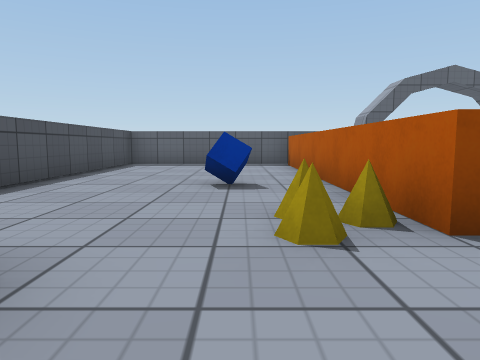
View 1 (above)

21 first-person views from a walk through a 3-D level made in the Unity game engine. The camera is 0.63 m above the floor, tilts 6° down and sees 70° across. The floor is counted in squares, 1 m on a side. Each view is taken from the middle of a square. On the plan, view 1 faces up. The plan holds only what a view shows up to about 10 squares ahead; the rest is blank. The place goes on beyond the plan. Some animated figures are not drawn. Surface patterns are stand-ins for the level's own textures.

View 2
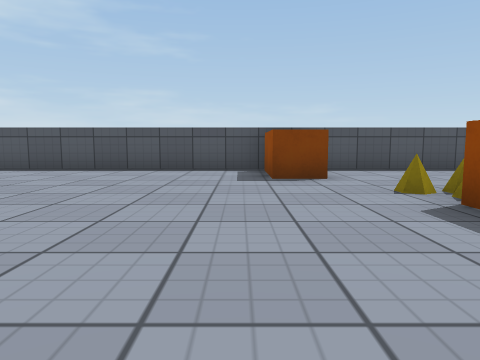

View 3
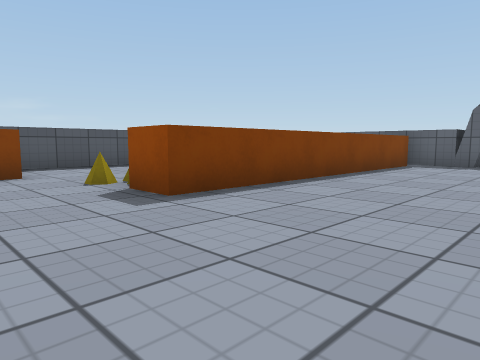

View 4
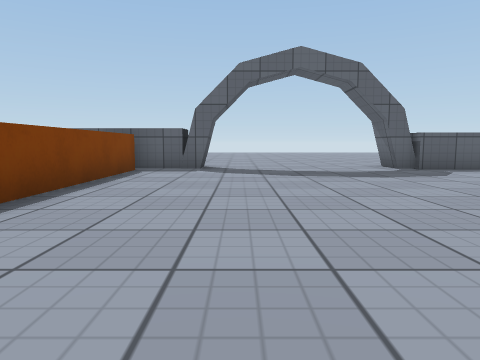

View 5
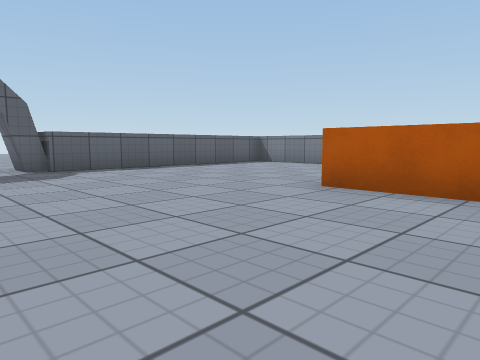

View 6
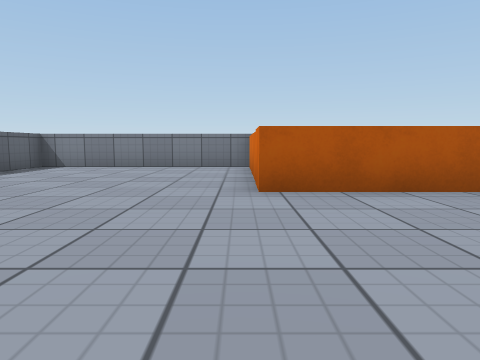

View 7
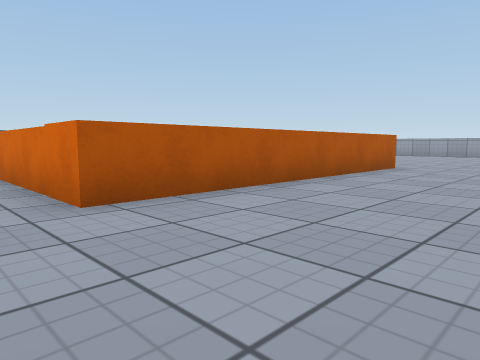

View 8
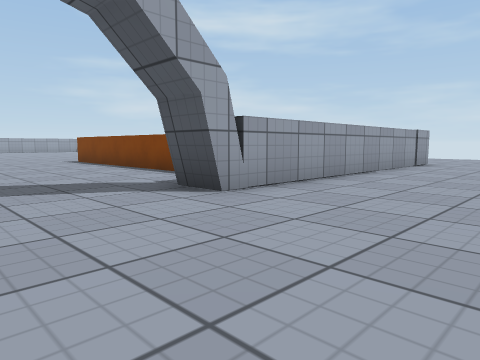

View 9
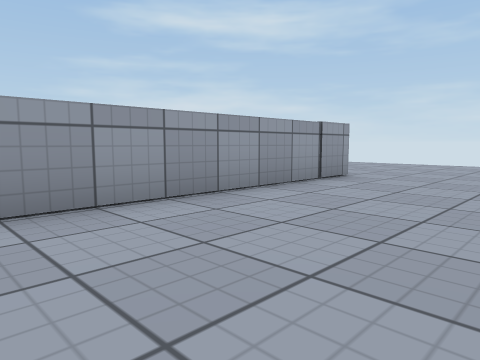

View 10
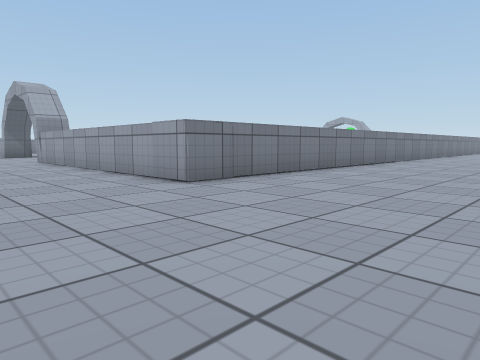

View 11
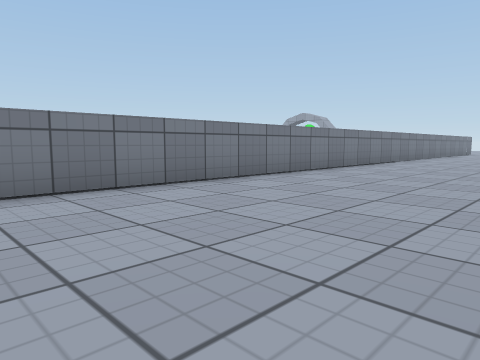

View 12
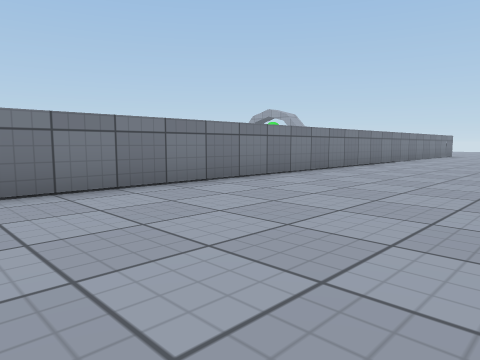

View 13
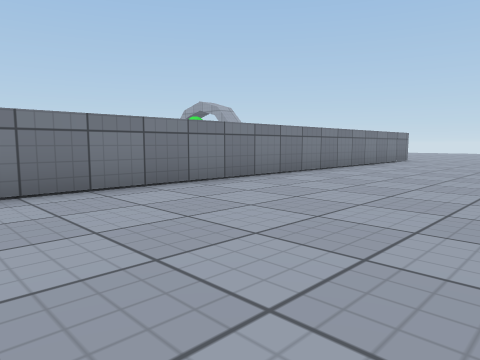

View 14
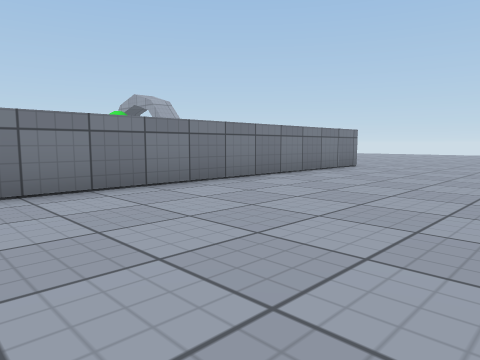

View 15
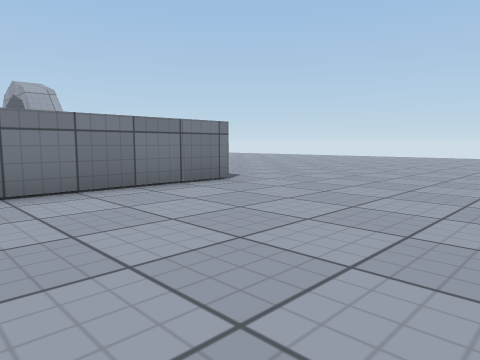

View 16
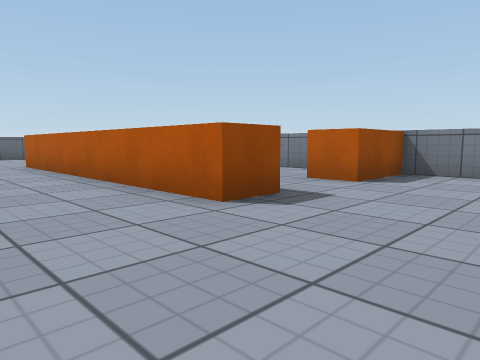

View 17
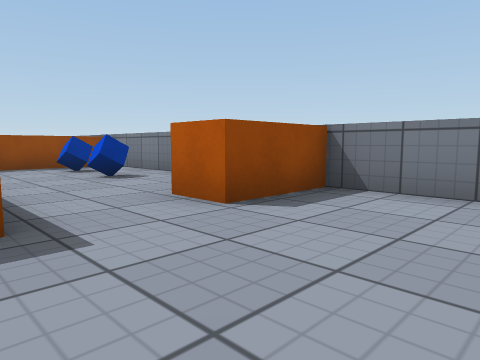

View 18
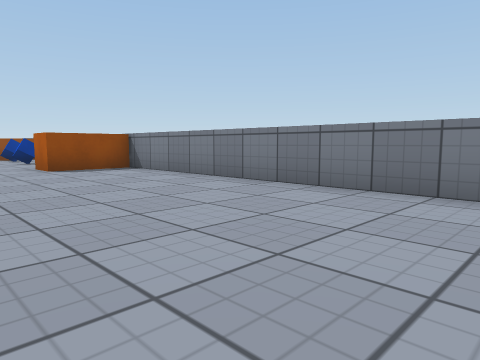

View 19
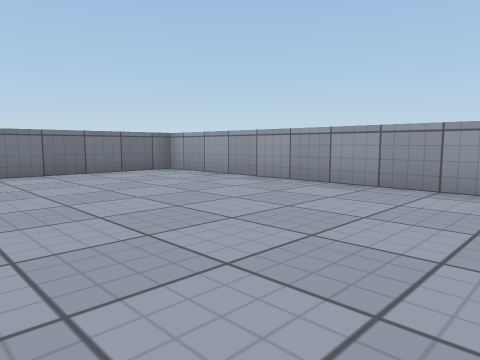

View 20
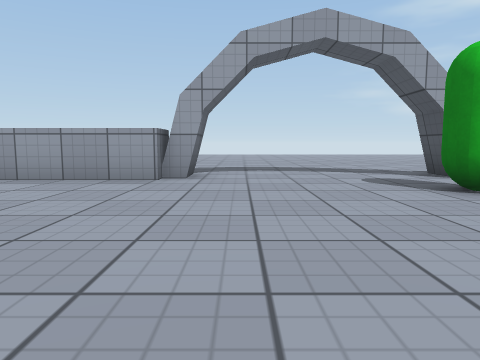

View 21
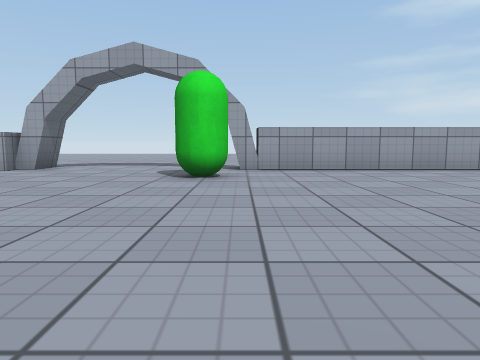

### Floor plan
Key: @ floor where view 1 was taken; # wall or solid block; . floor; = window, fence, low wall or low ledge; ^ raised ledge; O other object.
Columns run from 9 left of view 1 to 17 right of it. Each row starts with its distance up from view 1.
 15 ....    .... ....
 14 .................
 13 .................
 12 ...................
 11  ....#########....#########
 10  ....#.....^..............#
  9 .....#.....^..............#
  8 .....#.....^..............#
  7 .....#.....^..............#
  6 .....#.....^..............#
  5 .....#...O.^.........^....#
  4 .....#.....^.........^^^^^#
  3 .....#....=^.........^....#
  2 .....#....=..........^..O.#
  1  ....###........  ...^..O.#
  0  ....#...@......  ...^....#
 -1 .....#........    ...^....#
 -2 .....#.......     ...^... #
 -3 .....#.....       ...^..###
 -4 .....#....        ........#
 -5 .....#..     .    ........#
 -6 .....#.     ...   ........#
 -7 .....#     ..... .    ....#
 -8 .....#     ...............#
 -9  ....#    ................#
-10 .....#   .................#
-11 .....#   .....O...........#
-12 .....#  .....OO...........#
-13 .....# ............########
-14  ....#########....##
-15  .....       ......

Where each view was taken, in squares from view 1:
view 1: 0 up, 0 right, facing up
view 2: 0 up, 5 right, facing left
view 3: 0 up, 6 right, facing up-left
view 4: 2 up, 5 right, facing up
view 5: 2 up, 7 right, facing up-right
view 6: 5 up, 7 right, facing right
view 7: 6 up, 8 right, facing down-right
view 8: 15 up, 7 right, facing down-left
view 9: 15 up, 2 right, facing down-left
view 10: 15 up, 9 left, facing down-right
view 11: 9 up, 9 left, facing down-right
view 12: 5 up, 9 left, facing down-right
view 13: 1 down, 9 left, facing down-right
view 14: 5 down, 9 left, facing down-right
view 15: 10 down, 9 left, facing down-right
view 16: 6 down, 9 right, facing up-right
view 17: 6 down, 12 right, facing up-right
view 18: 12 down, 12 right, facing up-right
view 19: 8 down, 9 right, facing down-right
view 20: 7 down, 8 right, facing down
view 21: 5 down, 4 right, facing down
